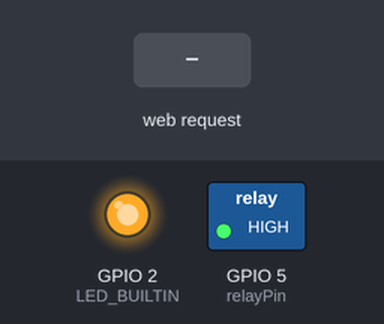
The sketch below on a simulated ESP8266 (NodeMCU). Parts: switched loads named in the sketch (green lamp = pin HIGH), output pins drawn as LEDs (lit = HIGH, except the on-board LED, lit = LOW). Inputs (shaded band) come from the test bench. WiFi joins after 1.5 s; servers stay silent unless stated; what the sketch prints to the serial monitor is not drawn.

Above: at 4.2 s.
4.3 s: HTTP request GET /toggle received
At 4.9 s:
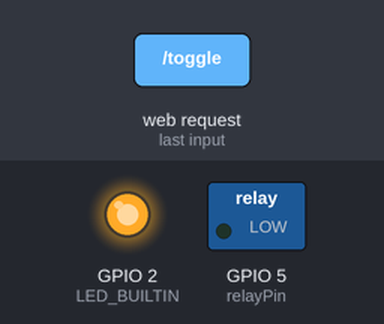
Timing chart, 0 to 7.3 s (numbered marks = the images above; inputs shaded):
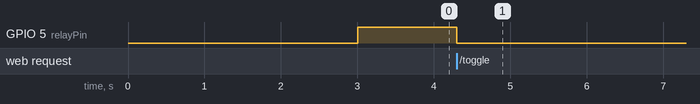

Measured:
- after the input at 4.3 s, GPIO 5 (relayPin): HIGH → LOW at once

The sketch:

OrobasFan.ino
```cpp
#include <ESP8266WiFi.h>
#include <ESP8266WebServer.h>
#include <ArduinoJson.h>

const char* ssid = "SSID_HERE";
const char* password = "PASSWORD_HERE";

ESP8266WebServer server(80);

IPAddress local_IP(192, 168, 1, 200);
IPAddress gateway(192, 168, 1, 1);
IPAddress subnet(255, 255, 255, 0);

const int relayPin = 5;
int relayState = HIGH;

void routes() {
  server.on("/", []() {
    server.send(200, "text/plain", "Fan automation: active");
  });

  server.on("/toggle", []() {
    relayState = !relayState;
    digitalWrite(relayPin, relayState);

    StaticJsonDocument<200> resJson;
    resJson["status"] = relayState ? "on" :"off";
    resJson["isSuccessful"] = true;

    String response;
    serializeJson(resJson, response);

    server.send(200, "application/json", response);
  });

  server.on("/status", []() {
    StaticJsonDocument<200> resJson;
    resJson["status"] = relayState ? "on" :"off";

    String response;
    serializeJson(resJson, response);

    server.send(200, "application/json", response);
  });
}

void setup() {
  Serial.begin(9600);
  delay(1000);

  Serial.println("Init");

  if (!WiFi.config(local_IP, gateway, subnet)) {
    Serial.println("Failed to config static IP");
  }

  WiFi.begin(ssid, password);
  Serial.println("Connecting...");

  while (WiFi.status() != WL_CONNECTED) {
    delay(1000);
    Serial.print(".");
  }

  Serial.println("Connected, IP: ");
  Serial.println(WiFi.localIP());

  pinMode(relayPin, OUTPUT);
  digitalWrite(relayPin, relayState);

  routes();
  server.begin();

  pinMode(LED_BUILTIN, OUTPUT);
}

void loop() {
  server.handleClient();
}
```
